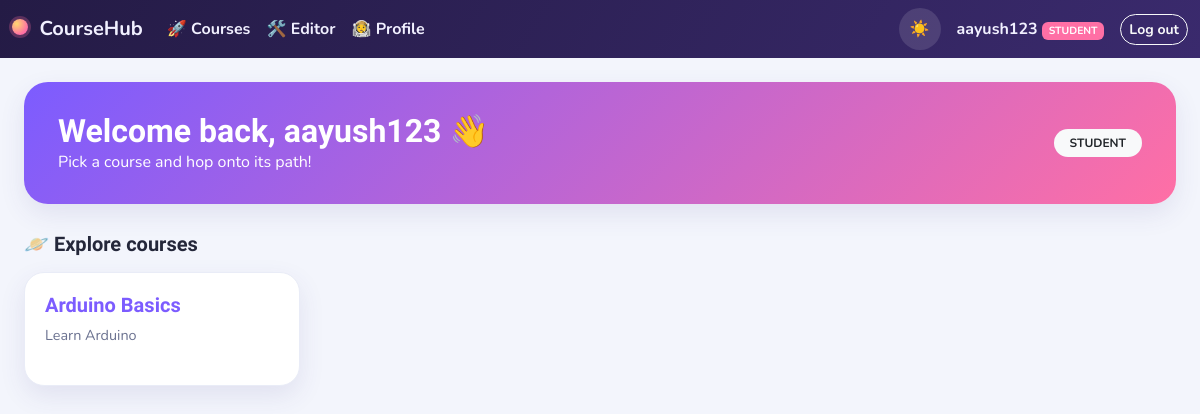
Screenshot of / (signed in) with the database file from the repository.
### app/models.py (models this page shows, shortened)
class User(UserMixin, db.Model):
    __tablename__ = 'users'
    id = db.Column(db.Integer, primary_key=True)
    username = db.Column(db.String(80), unique=True, nullable=False)
    email = db.Column(db.String(120), unique=True, nullable=False)
    password_hash = db.Column(db.String(255), nullable=True)
    role = db.Column(db.String(20), nullable=False, default='student')
    name = db.Column(db.String(100), nullable=True)
    avatar = db.Column(db.String(500), nullable=True)
    auth_provider = db.Column(db.String(20), default='local')
    google_id = db.Column(db.String(100), nullable=True)
    created_at = db.Column(db.DateTime, default=datetime.utcnow)
    submissions = db.relationship('Submission', backref='user', lazy=True)
    enrollments = db.relationship('Enrollment', backref='user', lazy=True, cascade='all, delete-orphan')
    progress = db.relationship('TopicProgress', backref='user', lazy=True, cascade='all, delete-orphan')
    activity = db.relationship('ActivityLog', backref='user', lazy=True, cascade='all, delete-orphan')
    @property
    def is_admin(self):
        return self.role == 'admin'

class Course(db.Model):
    __tablename__ = 'courses'
    id = db.Column(db.Integer, primary_key=True)
    title = db.Column(db.String(150), nullable=False)
    description = db.Column(db.Text, default='')
    created_by = db.Column(db.Integer, db.ForeignKey('users.id'))
    created_at = db.Column(db.DateTime, default=datetime.utcnow)
    topics = db.relationship(
        'Topic', backref='course', lazy=True,
        order_by='Topic.order_index', cascade='all, delete-orphan'
    )
    enrollments = db.relationship('Enrollment', backref='course', lazy=True, cascade='all, delete-orphan')

### app/routes.py (the view)
@main_bp.route('/')
def index():
    if login_guard():
        return redirect(url_for('auth.login'))
    courses = Course.query.order_by(Course.created_at.desc()).all()
    enrolled_ids = {e.course_id for e in current_user.enrollments}
    for c in courses:
        c.is_enrolled = c.id in enrolled_ids
        total = len(c.topics)
        done = TopicProgress.query.join(Topic).filter(
            Topic.course_id == c.id, TopicProgress.user_id == current_user.id
        ).count()
        c.progress_pct = int(done / total * 100) if total else 0
    return render_template('main.html', courses=courses)

### app/routes.py (called while the page is built)
def login_guard():
    if not current_user.is_authenticated:
        return True
    return False

### app/templates/main.html (shortened to what this page needs)
{% extends "base.html" %}
{% block content %}
<div class="welcome-banner d-flex justify-content-between align-items-center flex-wrap gap-3">
  <div>
    <h2>Welcome back, {{ current_user.username }} 👋</h2>
    <p class="mb-0 opacity-90">
      {% if current_user.is_admin %}
        Manage your courses below — add stops, upload videos and build quizzes.
      {% else %}
        Pick a course and hop onto its path!
      {% endif %}
    </p>
  </div>
  <span class="badge bg-light text-dark text-uppercase px-3 py-2 rounded-pill">{{ current_user.role }}</span>
</div>
<h5 class="fw-bold mb-3">🪐 Explore courses</h5>
<div class="row g-3">
  {% for course in courses %}
  <div class="col-6 col-md-4 col-lg-3">
    <a href="{{ url_for('main.course_view', course_id=course.id) }}" class="text-decoration-none">
      <div class="course-card">
        <h5>{{ course.title }}</h5>
        <div class="desc">{{ course.description or "No description yet." }}</div>
      </div>
    </a>
  </div>
  {% endfor %}
</div>
{% endblock %}

### app/templates/base.html (shortened to what this page needs)
<!doctype html>
<html lang="en">
<head>
<link href="https://cdn.jsdelivr.net/npm/bootstrap@5.3.3/dist/css/bootstrap.min.css" rel="stylesheet">
<link rel="stylesheet" href="{{ url_for('static', filename='css/style.css') }}">
</head>
<body>
{% if current_user.is_authenticated %}
<nav class="navbar navbar-expand-lg app-navbar">
  <div class="container-fluid">
    <a class="navbar-brand fw-bold" href="{{ url_for('main.index') }}">
      <span class="brand-planet"></span> CourseHub
    </a>
    <div class="collapse navbar-collapse" id="nav">
      <ul class="navbar-nav me-auto">
        <li class="nav-item"><a class="nav-link" href="{{ url_for('main.index') }}">🚀 Courses</a></li>
        <li class="nav-item"><a class="nav-link" href="{{ url_for('main.editor') }}">🛠️ Editor</a></li>
        <li class="nav-item"><a class="nav-link" href="{{ url_for('main.profile') }}">🧑‍🚀 Profile</a></li>
      </ul>
      <button id="themeToggle" class="theme-toggle-btn me-3" type="button" title="Toggle dark / light">
        <span class="icon-sun">☀️</span><span class="icon-moon">🌙</span>
      </button>
      <span class="navbar-text me-3 d-none d-sm-inline">
        {{ current_user.name or current_user.username }}
        <span class="badge role-badge">{{ current_user.role }}</span>
      </span>
      <a class="btn btn-sm btn-pill btn-outline-light" href="{{ url_for('auth.logout') }}">Log out</a>
    </div>
  </div>
</nav>
{% endif %}
<div class="container-fluid px-3 px-md-4 py-4">
  {% block content %}{% endblock %}
</div>
</body>
</html>

### app/static/css/style.css (style rules this page uses)
:root { --bg: #f3f5fc; --bg-soft: #ffffff; --text: #24273a; --text-muted: #6b7290; --card-bg: #ffffff; --card-border: #e9ecf7; --accent: #7c5cff; --accent-2: #ff6fa5; --accent-3: #22c1a1; --navbar-bg: linear-gradient(120deg, #241b45, #3a2a6d); --shadow: 0 10px 26px rgba(70, 60, 140, .10); --heat-0: #e9ecf7; --heat-1: #c6e9d8; --heat-2: #7fd6ae; --heat-3: #22c1a1; }
* { transition: background-color .2s ease, color .2s ease, border-color .2s ease; }
body { background: var(--bg); color: var(--text); font-family: "Nunito", "Segoe UI", system-ui, sans-serif; }
h1, h2, h3, h4, h5, h6, .brand-font { font-family: "Baloo 2", "Nunito", sans-serif; }
a { color: var(--accent); }
.btn-pill { border-radius: 999px; font-weight: 700; }
.btn-outline-secondary, .btn-outline-danger, .btn-outline-light { border-radius: 999px; font-weight: 700; }
.app-navbar { background: var(--navbar-bg); }
.brand-planet { display: inline-block; width: 16px; height: 16px; border-radius: 50%; background: radial-gradient(circle at 30% 30%, #ffd76f, #ff6fa5 70%); margin-right: 6px; box-shadow: 0 0 0 3px rgba(255, 111, 165, .25); }
.navbar-brand, .nav-link, .navbar-text { color: #f1f0ff !important; font-weight: 700; }
.role-badge { background: var(--accent-2); text-transform: uppercase; font-size: .65rem; }
.theme-toggle-btn { background: rgba(255,255,255,.12); border: none; border-radius: 999px; width: 42px; height: 42px; display: inline-flex; align-items: center; justify-content: center; cursor: pointer; }
.welcome-banner { background: linear-gradient(135deg, #7c5cff, #ff6fa5); color: #fff; border-radius: 24px; padding: 30px 34px; margin-bottom: 28px; box-shadow: var(--shadow); }
.welcome-banner h2 { margin: 0; font-weight: 800; }
.course-card { background: var(--card-bg); border-radius: 20px; border: 1px solid var(--card-border); padding: 20px; height: 100%; box-shadow: var(--shadow); transition: transform .15s ease, box-shadow .15s ease; }
.course-card h5 { font-weight: 800; }
.course-card .desc { color: var(--text-muted); font-size: .9rem; min-height: 40px; }

### rows the page displays
User: name "aayush123", role "STUDENT", username "aayush123"
Course: title "Arduino Basics", description "Learn Arduino"
